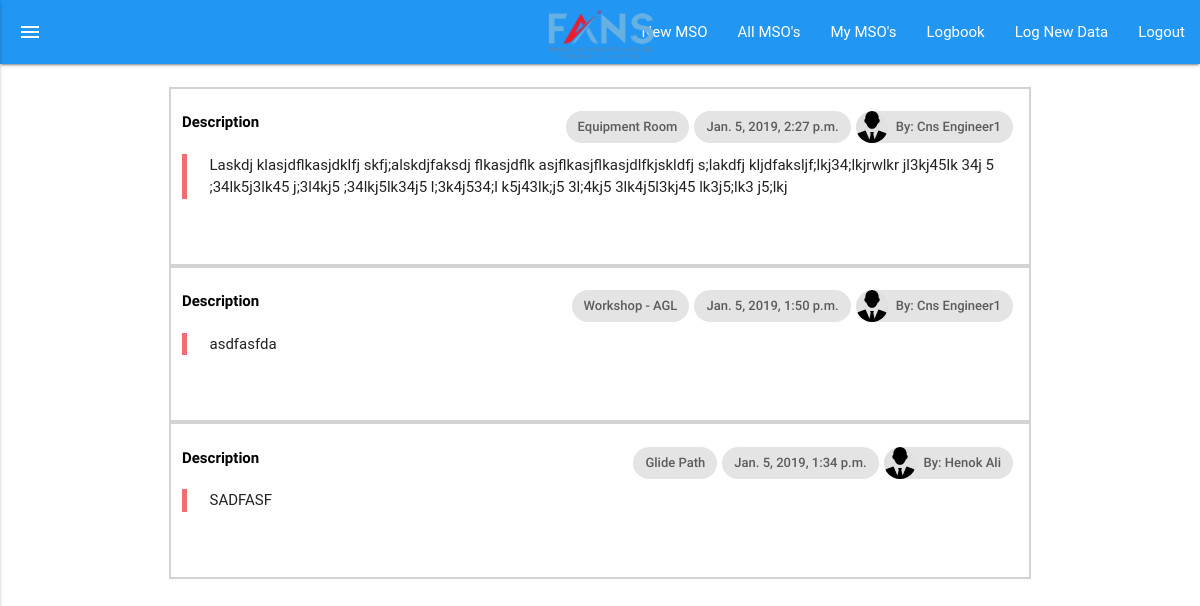
The app's page /logbook/all/ (signed in), older data.
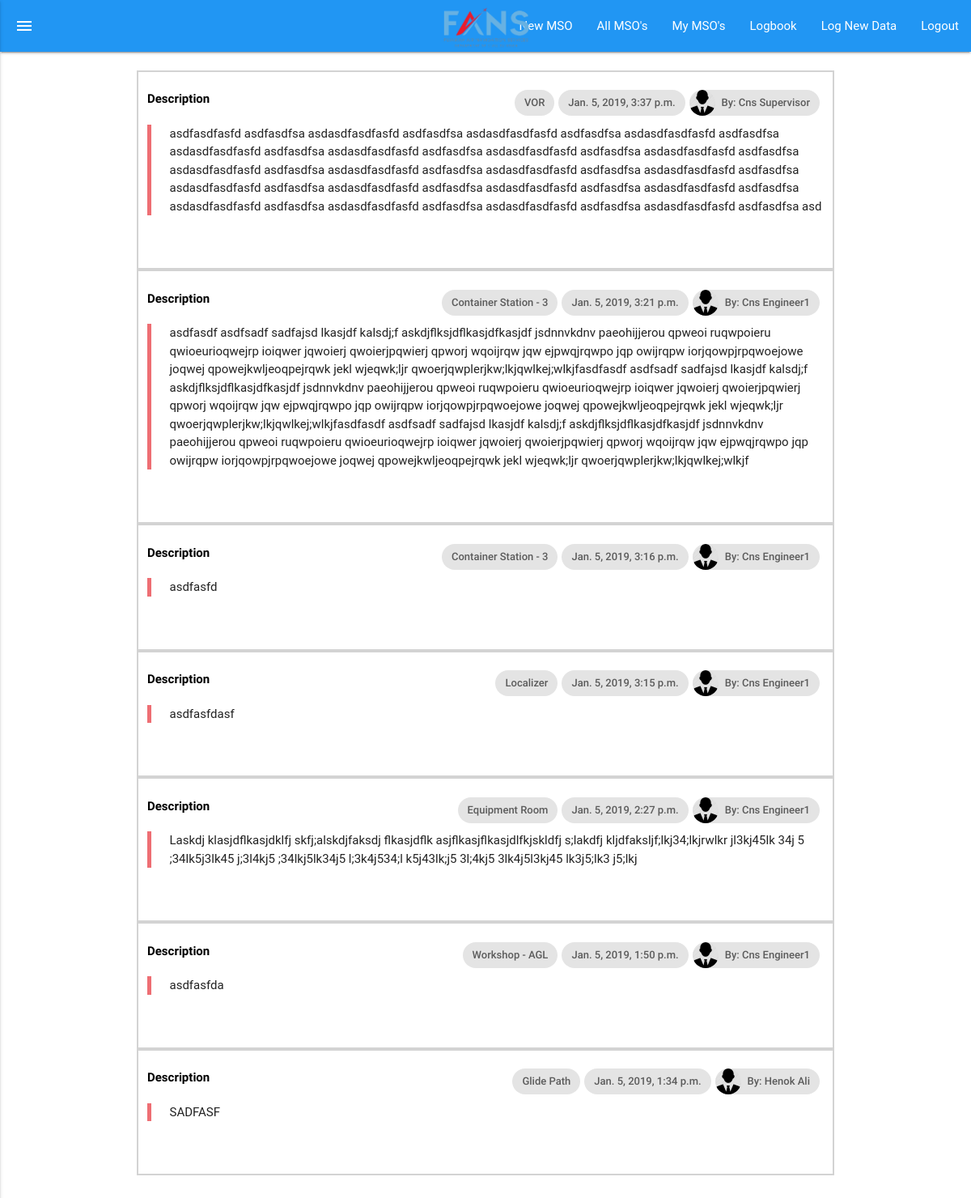
The same page, newer data.
### logbook/models.py (models this page shows, shortened)
class NewLog(models.Model):
    posted_on = models.DateTimeField(auto_now=True)
    posted_by = models.EmailField(max_length=254, default='')
    posted_by_name = models.CharField(max_length=250, default='')
    logbook_name = models.CharField(max_length=250, default='')
    description = models.TextField()

### logbook/views.py (the view)
# urls.py: path('all/', views.all_logs, name='all_logs.html'),
@login_required
def all_logs(request, msg=''):
    args={
        'msg': msg,
        'department': get_department(request.user),
        'job_title': get_job_title(request.user),
        'logs': NewLog.objects.all().order_by('-pk'),
    }
    return render(request, 'logbook/all_logs.html', args)

### mso/helper.py (called while the page is built)
def get_job_title(email):
    job_title = SetupUserAccount.objects.values_list('job_title', flat=True).filter(email=email)[0]
    return job_title

def get_department(email):
    department = SetupUserAccount.objects.values_list('department', flat=True).filter(email=email)[0]
    return department

### users/models.py (called while the page is built)
    def __str__(self):
        return self.email

### logbook/templates/logbook/all_logs.html (shortened to what this page needs)
{% extends 'cns_base.html' %}
{% load static %}
{% block linktag %} <link rel="stylesheet" type="text/css" href="{% static "pages/css/mso.css" %}"> {% endblock linktag %}
{% block content %}
<div class="container">
    <br>
    {%for log in logs %}
    <div class="row mso_row">
        <div class="col s12">
            <br>
                <div class="chip">
                        <img src="{% static "pages/img/male_profile_default.png" %}" alt="male_profile_default">By: {{ log.posted_by_name }}
                </div>
                <div class="chip">
                    {{ log.posted_on }}
                </div>
                <div class="chip">
                    {{ log.logbook_name }}
                </div>
                <span class="title mso_title">Description</span>
                <blockquote>{{log.description}}</blockquote>
            <br>
            <br>
        </div>
    </div>
        {% endfor %}
        <br>
        <br>
        <br>
        <br>
        <br>
</div>
{% endblock content %}

### templates/cns_base.html (shortened to what this page needs)
{% load static %}
<!DOCTYPE html>
<html>
<head>
    <link rel="stylesheet" type="text/css" href="{% static "pages/css/materialize.min.css" %}"  media="screen,projection" />
    <link rel="stylesheet" type="text/css" href="{% static "pages/css/main.css" %}">
    <link rel="stylesheet" type="text/css" href="{% static "pages/css/fans_index_style.css" %}">
    {% block linktag %} {% endblock linktag %}
</head>
<body>
        <header>
                <div class="navbar-fixed">
                    <nav class="blue">
                        <div class="nav-wrapper">
                                <a href="#home" class="brand-logo center">
                                    <img src="{% static "pages/img/fans-logo.png" %}"  width="140" height="70">
                                </a>
                            <a href="/" data-activates="mobile-demo" class="button-collapse show-on-large">
                                <i class="material-icons">menu</i>
                            </a>
                            <ul class="right hide-on-med-and-down">
                            {% if user.is_authenticated %}
                            {% if job_title == "CNS Chief Engineer" or job_title == "CNS Supervisor" or job_title == "CNS Manager" or job_title == "ATC Manager" %}
                                <li>
                                    <a href="/mso/approve">Approve</a>
                                </li>
                                <li>
                                    <a href="/mso/new">New MSO</a>
                                </li>
                                <li>
                                    <a href="/mso/all">All MSO's</a>
                                </li>
                                <li>
                                    <a href="/mso/my">My MSO's</a>
                                </li>
                                <li>
                                    <a href="/logbook/all">Logbook</a>
                                </li>
                                <li>
                                    <a href="/logbook/new">Log New Data</a>
                                </li>
                                <li>
                                    <a href="/accounts/logout">Logout</a>
                                </li>
                            {% elif job_title == "CNS Helper" or job_title == "CNS Technician" or job_title == "CNS Engineer" %}
                            <li>
                                    <a href="/mso/new">New MSO</a>
                                </li>
                                <li>
                                    <a href="/mso/all">All MSO's</a>
                                </li>
                                <li>
                                    <a href="/mso/my">My MSO's</a>
                                </li>
                                <li>
                                    <a href="/logbook/all">Logbook</a>
                                </li>
                                <li>
                                    <a href="/logbook/new">Log New Data</a>
                                </li>
                                <li>
                                    <a href="/accounts/logout">Logout</a>
                                </li>
                            {% endif %}
                            {% endif %}
                        </ul>
                        </div>
                    </nav>
                </div>
            </header>
    {% block content %}
    {% endblock content %}
</body>
</html>

### pages/static/pages/css/main.css (style rules this page uses)
.mso_row { margin-bottom: 0px; border: 1px solid lightgray; }
.title { font-weight: bold; }
.chip { float: right !important; }
.mso_title { color: black; }

### pages/static/pages/css/mso.css (style rules this page uses)
.mso_row { margin-bottom: 0px; border: 2px solid lightgray; }
.title { font-weight: bold; }
.chip { float: right !important; }
.mso_title { color: black; }

Row changes from the older to the newer data that the page shows:
added NewLog: posted_by_name "Cns Supervisor", posted_on "Jan. 5, 2019, 3:37 p.m.", logbook_name "VOR", description "asdfasdfasfd asdfasdfsa asdasdfasdfasfd asdfasdfsa asdasdfasdfasfd asdfasdfsa asdasdfasdfasfd asdfasdfsa asdasdfasdfasfd asdfasdfsa asdasdfasdfasfd asdfasdfsa asdasdfasdfasfd asdfasdfsa asdasdfasdfasfd asdfasdfsa asdasdfasdfasfd asdfasdfsa asdasdfasdfasfd asdfasdfsa asdasdfasdfasfd asdfasdfsa asdasdfasdfasfd asdfasdfsa asdasdfasdfasfd asdfasdfsa asdasdfasdfasfd asdfasdfsa asdasdfasdfasfd asdfasdfsa asdasdfasdfasfd asdfasdfsa asdasdfasdfasfd asdfasdfsa asdasdfasdfasfd asdfasdfsa asdasdfasdfasfd asdfasdfsa asdasdfasdfasfd asdfasdfsa asd"
added NewLog: posted_by_name "Cns Engineer1", posted_on "Jan. 5, 2019, 3:21 p.m.", logbook_name "Container Station - 3", description "asdfasdf asdfsadf sadfajsd lkasjdf kalsdj;f askdjflksjdflkasjdfkasjdf jsdnnvkdnv paeohijjerou qpweoi ruqwpoieru qwioeurioqwejrp ioiqwer jqwoierj qwoierjpqwierj qpworj wqoijrqw jqw ejpwqjrqwpo jqp owijrqpw iorjqowpjrpqwoejowe joqwej qpowejkwljeoqpejrqwk jekl wjeqwk;ljr qwoerjqwplerjkw;lkjqwlkej;wlkjfasdfasdf asdfsadf sadfajsd lkasjdf kalsdj;f askdjflksjdflkasjdfkasjdf jsdnnvkdnv paeohijjerou qpweoi ruqwpoieru qwioeurioqwejrp ioiqwer jqwoierj qwoierjpqwierj qpworj wqoijrqw jqw ejpwqjrqwpo jqp owijrqpw iorjqowpjrpqwoejowe joqwej qpowejkwljeoqpejrqwk jekl wjeqwk;ljr qwoerjqwplerjkw;lkjqwlkej;wlkjfasdfasdf asdfsadf sadfajsd lkasjdf kalsdj;f askdjflksjdflkasjdfkasjdf jsdnnvkdnv paeohijjerou…"
added NewLog: posted_by_name "Cns Engineer1", posted_on "Jan. 5, 2019, 3:16 p.m.", logbook_name "Container Station - 3", description "asdfasfd"
added NewLog: posted_by_name "Cns Engineer1", posted_on "Jan. 5, 2019, 3:15 p.m.", logbook_name "Localizer", description "asdfasfdasf"
